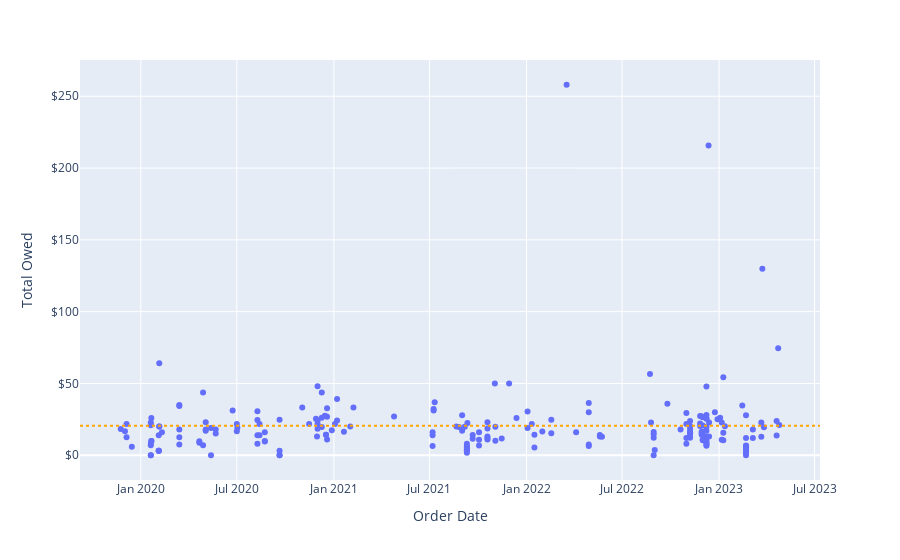

This figure's notebook cell:
### Code cell
scattered.add_shape(type="line", line_color="orange", line_width=2, opacity=1, line_dash="dot", x0=0, x1=1, xref="paper", y0=df['Total Owed'].mean(), y1=df['Total Owed'].mean(), yref="y")

### Figure 1 — Plotly figure (JSON) as saved in the notebook; plotly's stock layout.template omitted (floating-point values rounded to 4 significant figures; data arrays with more than 128 entries replaced by an {"elided": "..."} marker saying what was removed)
{"data": [{"hovertemplate": "Order Date=%{x}<br>Total Owed=%{y}<extra></extra>", "legendgroup": "", "marker": {"color": "#636efa", "symbol": "circle"}, "mode": "markers", "name": "", "orientation": "v", "showlegend": false, "type": "scatter", "x": {"elided": "215 str values"}, "xaxis": "x", "y": {"elided": "215 float values"}, "yaxis": "y"}], "layout": {"legend": {"tracegroupgap": 0}, "margin": {"t": 60}, "shapes": [{"line": {"color": "orange", "dash": "dot", "width": 2}, "opacity": 1, "type": "line", "x0": 0, "x1": 1, "xref": "paper", "y0": 20.56, "y1": 20.56, "yref": "y"}], "xaxis": {"anchor": "y", "domain": [0, 1], "title": {"text": "Order Date"}}, "yaxis": {"anchor": "x", "domain": [0, 1], "showgrid": true, "tickprefix": "$", "title": {"text": "Total Owed"}}}}
